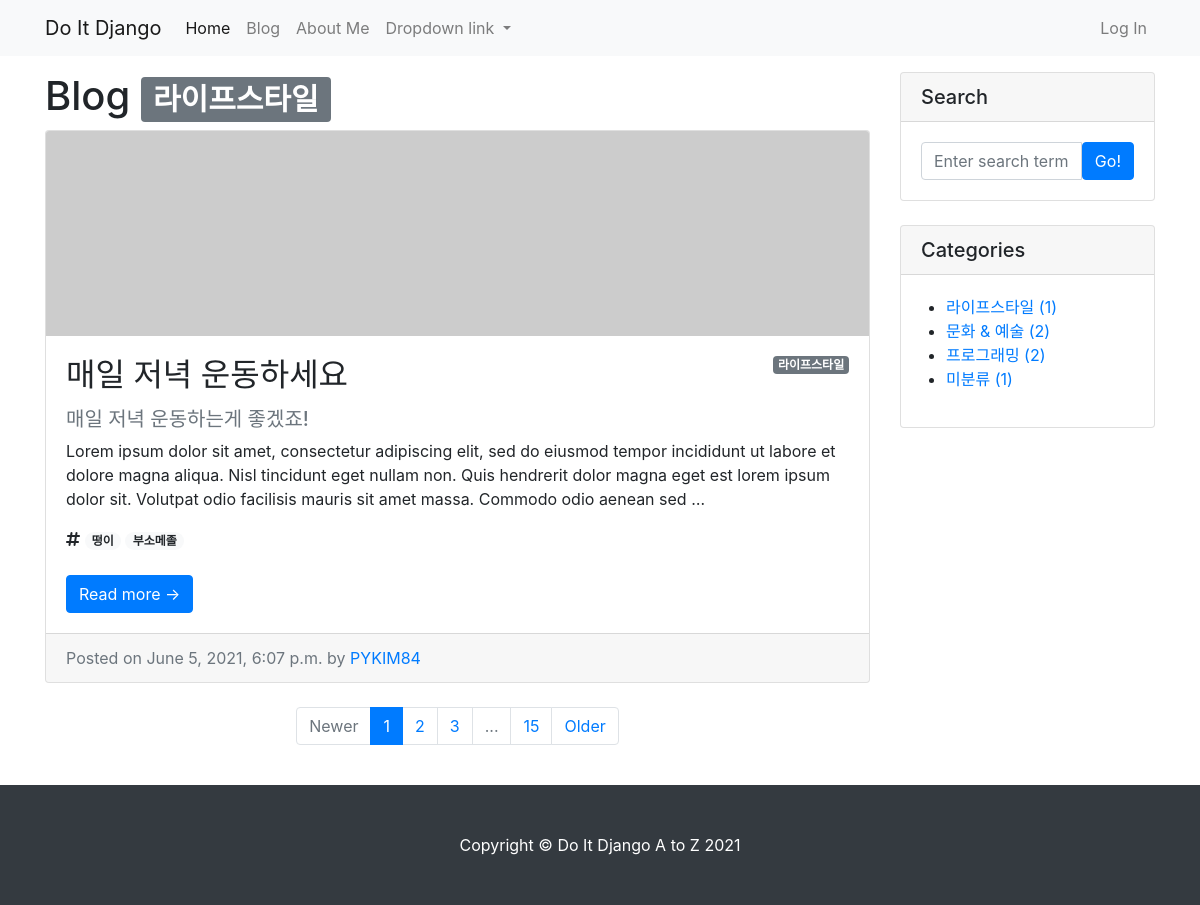
Page /blog/category/라이프스타일/ on the committed database.
### blog/models.py (models this page shows, shortened)
class Category(models.Model):
    name = models.CharField(max_length=50, unique=True)
    slug = models.SlugField(max_length=200, unique=True, allow_unicode=True)
    def __str__(self):
        return self.name
    def get_absolute_url(self):
        return f'/blog/category/{self.slug}/'
    class Meta:
        verbose_name_plural = 'Categories'

class Post(models.Model):
    title = models.CharField(max_length=30)
    hook_text = models.CharField(max_length=100, blank=True)
    content = models.TextField()
    head_image = models.ImageField(upload_to='blog/images/%Y/%m/%d/', blank=True)
    file_upload = models.FileField(upload_to='blog/files/%Y/%m/%d', blank=True)
    created_at = models.DateTimeField(auto_now_add=True)
    updated_at = models.DateTimeField(auto_now=True)
    author = models.ForeignKey(User, null=True, on_delete=models.SET_NULL)
    category = models.ForeignKey(Category, null=True, blank=True, on_delete=models.SET_NULL)
    tags = models.ManyToManyField(Tag, blank=True)
    def get_absolute_url(self):
        return f'/blog/{self.pk}/'

class Tag(models.Model):
    name = models.CharField(max_length=50)
    slug = models.SlugField(max_length=200, unique=True, allow_unicode=True)
    def __str__(self):
        return self.name
    def get_absolute_url(self):
        return f'/blog/tag/{self.slug}/'

### blog/views.py (the view)
# urls.py: path('/category/<str:slug>/', views.category_page),
def category_page(request, slug):
    if slug == 'no_category':
        category = '미분류'
        post_list = Post.objects.filter(category=None)
    else:
        category = Category.objects.get(slug=slug)
        post_list = Post.objects.filter(category=category)
    return render(
        request,
        'blog/post_list.html',
        {
            'post_list': post_list,
            'categories': Category.objects.all(),
            'no_category_post_count': Post.objects.filter(category=None).count(),
            'category': category,
        }
    )

### blog/templates/blog/post_list.html
{% extends 'blog/base.html' %}
{% block main_area %}
    <h1>Blog {% if category %}<span class="badge badge-secondary">{{ category }}</span>{% endif %}</h1>
        {% if post_list.exists %}
            {% for p in post_list %}
            <div class="card mb-4" id="post-{{ p.pk }}">
                {% if p.head_image %}
                    <img class="card-img-top" src="{{ p.head_image.url }}" alt="{{ p }} head image">
                {% else %}
                    <img class="card-img-top" src="https://picsum.photos/seed/{{ p.id }}/800/200" alt="random_image">
                {% endif %}
                <div class="card-body">
                    {% if p.category %}
                    <span class="badge badge-secondary float-right">{{ p.category }}</span>
                    {% else %}
                        <span class="badge badge-secondary float-right">미분류</span>
                    {% endif %}
                    <h2 class="card-title">{{ p.title }}</h2>
                    {% if p.hook_text %}
                        <h5 class="text-muted">{{ p.hook_text }}</h5>
                    {% endif %}
                    <p class="card-text">{{ p.content | truncatewords:45 }}</p>
                    {% if p.tags.exists %}
                        <i class="fa-solid fa-hashtag"></i>
                        {% for tag in p.tags.iterator %}
                            <a href="{{ tag.get_absolute_url }}"><span class="badge badge-pill badge-light">{{ tag }}</span></a>
                        {% endfor %}
                        <br />
                        <br />
                    {% endif %}
                    <a class="btn btn-primary" href="{{ p.get_absolute_url }}">Read more →</a>
                </div>
                <div class="card-footer text-muted">
                    Posted on {{ p.created_at }} by
                    <a href="#">{{ p.author | upper }}</a>
                </div>
            </div>
            {% endfor %}
        {% else %}
            <h3>아직 게시물이 없습니다.</h3>
        {% endif %}
            <ul class="pagination justify-content-center my-4">
                <li class="page-item disabled"><a class="page-link" href="#" tabindex="-1" aria-disabled="true">Newer</a></li>
                <li class="page-item active" aria-current="page"><a class="page-link" href="#!">1</a></li>
                <li class="page-item"><a class="page-link" href="#!">2</a></li>
                <li class="page-item"><a class="page-link" href="#!">3</a></li>
                <li class="page-item disabled"><a class="page-link" href="#!">...</a></li>
                <li class="page-item"><a class="page-link" href="#!">15</a></li>
                <li class="page-item"><a class="page-link" href="#!">Older</a></li>
            </ul>
{% endblock %}

### blog/templates/blog/base.html (shortened to what this page needs)
<!DOCTYPE html>
{% load static %}
<html lang="en">
<head>
    <link href="{% static 'blog/bootstrap/bootstrap.min.css' %}" rel="stylesheet" media="screen">
</head>
<body>
    {% include 'blog/navbar.html' %}
    <div class="container my-3">
        <div class="row">
            <div class="col-md-8 col-lg-9" id="main-area">
                {% block main_area %}
                {% endblock %}
            </div>
            <div class="col-md-4 col-lg-3">
                <div class="card mb-4">
                    <h5 class="card-header">Search</h5>
                    <div class="card-body">
                        <div class="input-group">
                            <input class="form-control" type="text" placeholder="Enter search term..." aria-label="Enter search term..." aria-describedby="button-search">
                            <button class="btn btn-primary" id="button-search" type="button">Go!</button>
                        </div>
                    </div>
                </div>
                <div class="card mb-4" id="categories-card">
                    <h5 class="card-header">Categories</h5>
                    <div class="card-body">
                        <div class="row">
                            <ul>
                                {% for category in categories %}
                                <li>
                                    <a href="{{ category.get_absolute_url }}">{{ category }} ({{ category.post_set.count }})</a>
                                </li>
                                {% endfor %}
                                <li>
                                    <a href="/blog/category/no_category/">미분류 ({{ no_category_post_count }})</a>
                                </li>
                            </ul>
                        </div>
                    </div>
                </div>
            </div>
        </div>
    </div>
{% include 'blog/footer.html' %}
</body>
</html>

### rows in the picture
Category: name "라이프스타일", post_set.count "1"
Post: category "라이프스타일", title "매일 저녁 운동하세요", hook_text "매일 저녁 운동하는게 좋겠죠!", content "Lorem ipsum dolor sit amet, consectetur adipiscing elit, sed do eiusmod tempor incididunt ut labore et dolore magna aliqua. Nisl tincidunt eget nullam non. Quis hendrerit dolor magna eget est lorem ipsum dolor sit. Volutpat odio facilisis mauris sit amet massa. Commodo odio aenean sed …", created_at "June 5, 2021, 6:07 p.m.", author "PYKIM84"
Tag: name "떵이"
Tag: name "부소메졸"
Category: name "문화 & 예술", post_set.count "2"
Category: name "프로그래밍", post_set.count "2"

### other values in the picture
{{ no_category_post_count }} "1"
